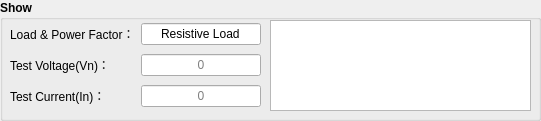
    <widget class="QGroupBox" name="groupBox_12">
     <property name="geometry">
      <rect>
       <x>70</x>
       <y>460</y>
       <width>541</width>
       <height>121</height>
      </rect>
     </property>
     <property name="font">
      <font>
       <weight>75</weight>
       <bold>true</bold>
      </font>
     </property>
     <property name="styleSheet">
      <string notr="true">
#groupBox_login * {background-color: rgb();}</string>
     </property>
     <property name="title">
      <string>Show</string>
     </property>
     <widget class="QTextEdit" name="textEdit_2">
      <property name="geometry">
       <rect>
        <x>270</x>
        <y>20</y>
        <width>261</width>
        <height>91</height>
       </rect>
      </property>
      <property name="focusPolicy">
       <enum>Qt::NoFocus</enum>
      </property>
      <property name="contextMenuPolicy">
       <enum>Qt::NoContextMenu</enum>
      </property>
      <property name="acceptDrops">
       <bool>false</bool>
      </property>
      <property name="acceptRichText">
       <bool>false</bool>
      </property>
      <property name="textInteractionFlags">
       <set>Qt::TextSelectableByKeyboard|Qt::TextSelectableByMouse</set>
      </property>
     </widget>
     <widget class="QWidget" name="gridLayoutWidget_5">
      <property name="geometry">
       <rect>
        <x>10</x>
        <y>20</y>
        <width>251</width>
        <height>91</height>
       </rect>
      </property>
      <layout class="QGridLayout" name="gridLayout_17">
       <item row="1" column="0">
        <widget class="QLabel" name="label_normalTVn_t">
         <property name="styleSheet">
          <string notr="true"/>
         </property>
         <property name="text">
          <string>Test Voltage(Vn)：</string>
         </property>
         <property name="alignment">
          <set>Qt::AlignLeading|Qt::AlignLeft|Qt::AlignVCenter</set>
         </property>
        </widget>
       </item>
       <item row="0" column="0">
        <widget class="QLabel" name="label_normalTRn">
         <property name="styleSheet">
          <string notr="true"/>
         </property>
         <property name="text">
          <string>Load &amp; Power Factor：</string>
         </property>
         <property name="alignment">
          <set>Qt::AlignLeading|Qt::AlignLeft|Qt::AlignVCenter</set>
         </property>
        </widget>
       </item>
       <item row="2" column="0">
        <widget class="QLabel" name="label_normalTIn_t">
         <property name="styleSheet">
          <string notr="true"/>
         </property>
         <property name="text">
          <string>Test Current(In)：</string>
         </property>
         <property name="alignment">
          <set>Qt::AlignLeading|Qt::AlignLeft|Qt::AlignVCenter</set>
         </property>
        </widget>
       </item>
       <item row="0" column="1">
        <widget class="QLineEdit" name="lineEdit_normalTRn">
         <property name="focusPolicy">
          <enum>Qt::NoFocus</enum>
         </property>
         <property name="text">
          <string>Resistive Load</string>
         </property>
         <property name="echoMode">
          <enum>QLineEdit::Normal</enum>
         </property>
         <property name="alignment">
          <set>Qt::AlignCenter</set>
         </property>
         <property name="readOnly">
          <bool>true</bool>
         </property>
        </widget>
       </item>
       <item row="1" column="1">
        <widget class="QLineEdit" name="lineEdit_normalTVn_t">
         <property name="focusPolicy">
          <enum>Qt::ClickFocus</enum>
         </property>
         <property name="toolTip">
          <string>V</string>
         </property>
         <property name="text">
          <string/>
         </property>
         <property name="alignment">
          <set>Qt::AlignCenter</set>
         </property>
         <property name="readOnly">
          <bool>true</bool>
         </property>
         <property name="placeholderText">
          <string>0</string>
         </property>
        </widget>
       </item>
       <item row="2" column="1">
        <widget class="QLineEdit" name="lineEdit_normalTIn_t">
         <property name="focusPolicy">
          <enum>Qt::ClickFocus</enum>
         </property>
         <property name="toolTip">
          <string>A</string>
         </property>
         <property name="alignment">
          <set>Qt::AlignCenter</set>
         </property>
         <property name="placeholderText">
          <string>0</string>
         </property>
        </widget>
       </item>
      </layout>
     </widget>
    </widget>
